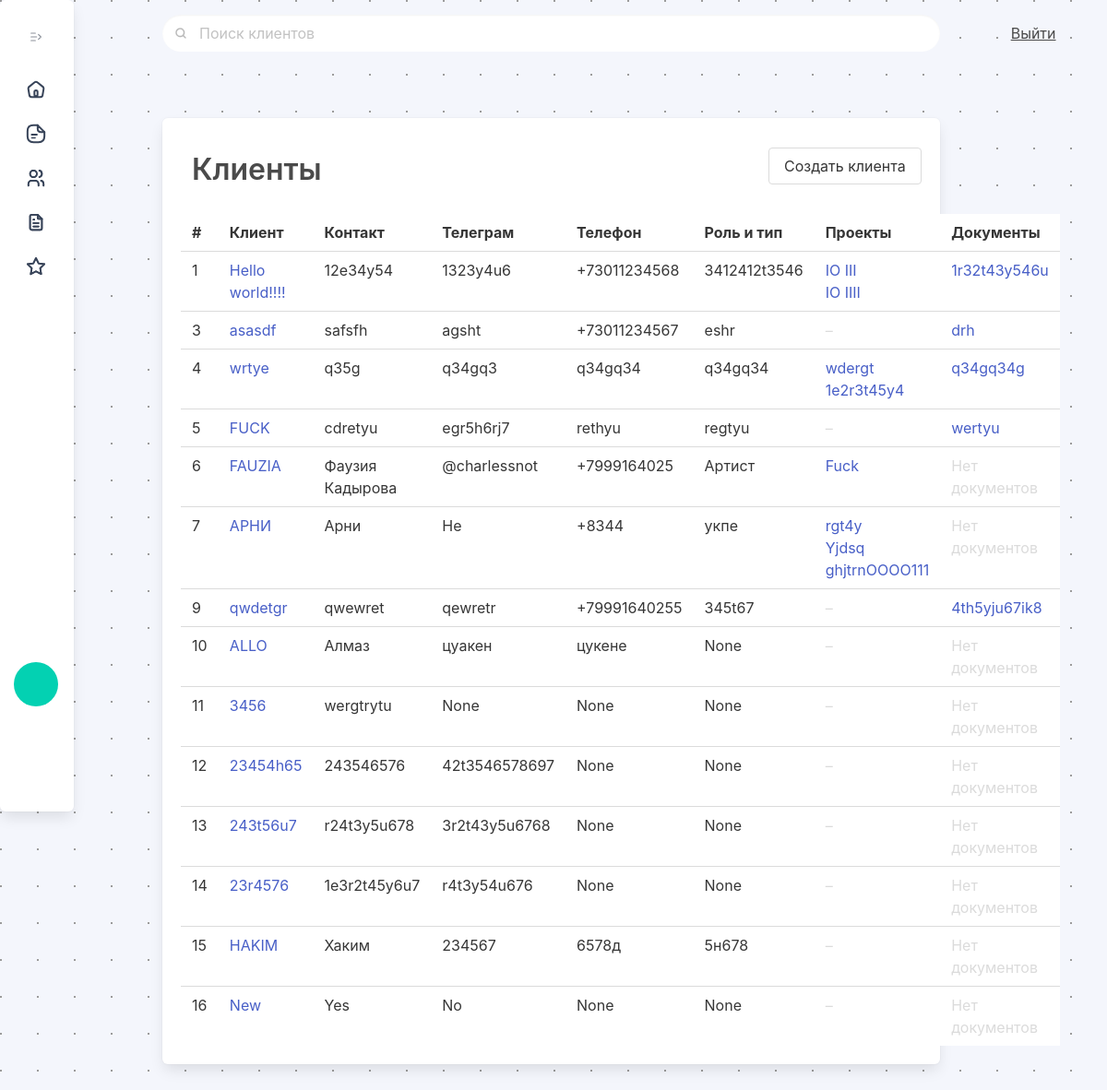
/clients/ (signed in), run on an earlier commit of the app's database.
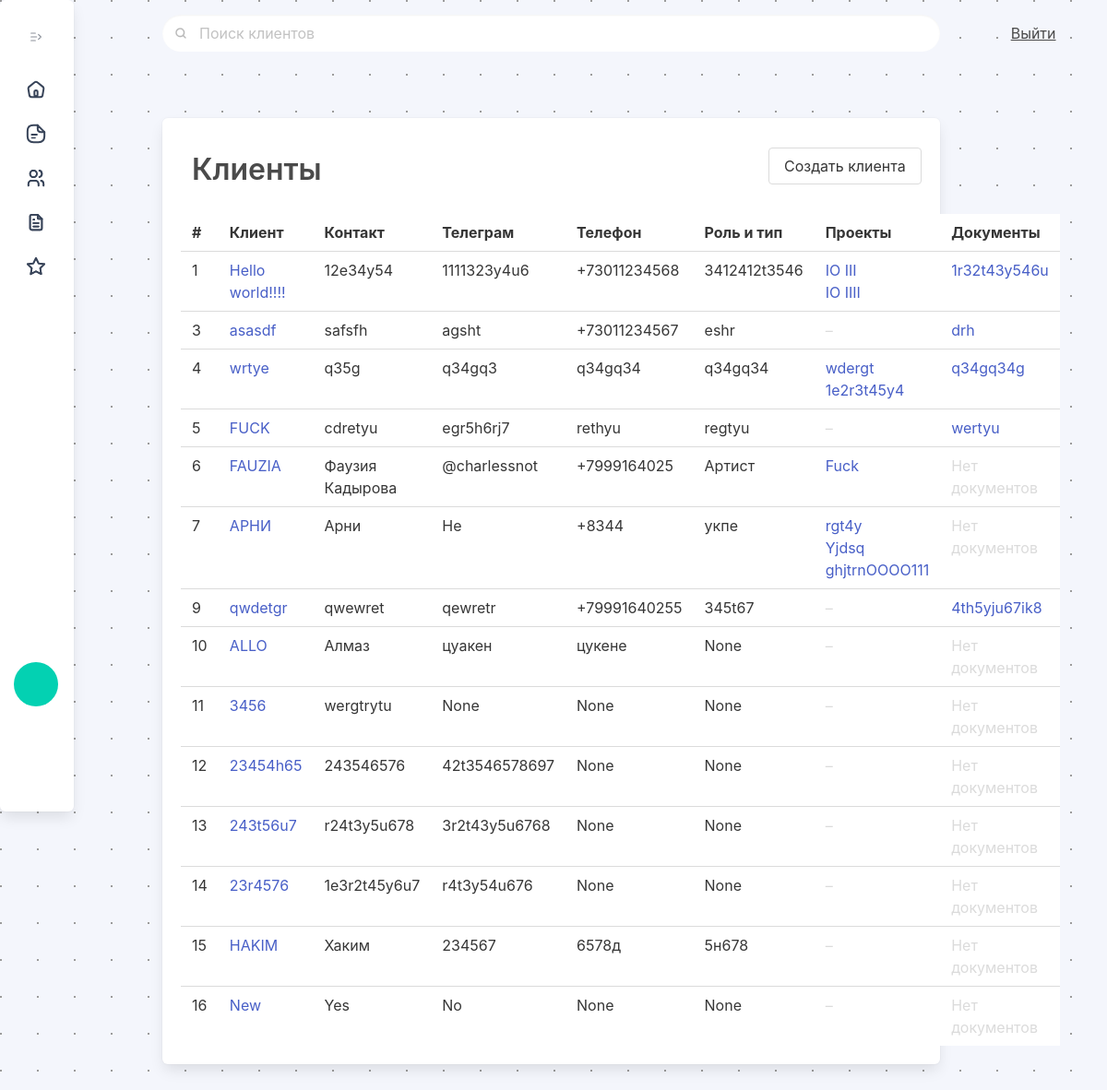
And on a later commit of the database.
### ipmclients/models.py (models this page shows, shortened)
class Client(models.Model):
    client_name = models.CharField(max_length=512, unique = True)
    client_contact = models.CharField(max_length=512, null=True)
    client_telegram = models.CharField(max_length=64, null=True)
    client_phone = PhoneNumberField(null=True, region="RU")
    client_roletype = models.CharField(max_length=512, null=True)
    client_agreements = models.CharField(max_length=1024, null=True)
    client_active = models.BooleanField(default=True)
    client_created = models.DateTimeField(null=True, default=timezone.now)
    client_updated = models.DateTimeField(null=True)
    client_closed = models.DateTimeField(null=True)
    def get_absolute_url(self):
        return reverse("client_view", kwargs={'pk': self.pk})
    class Meta:
        ordering = ["id"]
        verbose_name = "client"
        verbose_name_plural = "clients"
    pass

### ipmclients/views.py (the view, shortened to what this page needs)
# urls.py: path('clients/', clients, name="clients"),
@login_required(login_url="/signin")
def clients(request):
    all_projects = Project.objects.all()
    all_clients = Client.objects.all()
    if request.method == 'POST':
        clientform = AddClientForm(request.POST)
        if clientform.is_valid():
                messages.add_message(request, messages.INFO, "Клиент был добавлен в базу.")
                try:
                    instance = clientform.save()
                    return redirect('clients')
                except:
                    clientform.add_error(None, "Error")
                    clientform = AddClientForm()
    else:
        clientform = AddClientForm()
    clientfilterform = FilterClientForm
    search_result = request.GET.get('search')
    return render(request, 'clients.html', {'clients': all_clients, 'clientform': clientform, 'all_projects': all_projects, 'clientfilterform': clientfilterform, 'search_result': search_result})

### ipmalpha/models.py (called while the page is built)
    def get_absolute_url(self):
        return reverse("project_view", kwargs={'pk': self.pk})

### templates/clients.html (shortened to what this page needs)
{% extends 'main/index.html' %}
{% load static %}
{% block content %}
<div class="column is-11 py-6 px-6">
  <div class="box has-background-white">
    <h1 class="is-size-3 pl-3 has-text-weight-semibold pt-3 pb-5">Клиенты<button
        class="button is-pulled-right modalProjectsFormButton ml-4 is-relative" data-target="modalProjectsForm">Создать
        клиента</button></h1>
    <table class="table is-hoverable is-fullwidth">
      <tr>
        <th>#
        </th>
        <th>Клиент
        </th>
        <th>Контакт
        </th>
        <th>Телеграм
        </th>
        <th>Телефон
        </th>
        <th>Роль и тип
        </th>
        <th>Проекты
        </th>
        <th>Документы
        </th>
      </tr>
      {% for client in clients %}
      <tr>
        <td> {{client.id}}
        </td>
        <td><a href="{{client.get_absolute_url}}"> {{client.client_name}} </a>
        </td>
        <td>{{client.client_contact}}
        </td>
        <td>{{client.client_telegram}}
        </td>
        <td>{{client.client_phone}}
        </td>
        <td>{{client.client_roletype}}
        </td>
        <td>{% if client.project.all %}
          {%for project in client.project.all%}
          <a href="{{project.get_absolute_url}}">{{project.project_name}} </a><br />
          {%endfor%}
          {% else %}
          <p class="has-text-grey-lighter">– </p>
          {% endif %}
        </td>
        <td><a {%if client.client_agreements %}href="{{client.client_agreements}}" {% else %}
            class="has-text-grey-lighter" {% endif %}>{% if client.client_agreements %} {{client.client_agreements}}
            {% else %} Нет документов {% endif %}</a>
        </td>
      </tr>
      {% endfor %}
    </table>
  </div>
</div>
<div class="column is-1">
</div>
{% endblock %}

What changed in the data, as far as the page shows it:
changed Client "Hello world!!!!": client_telegram "1323y4u6" → "1111323y4u6"
